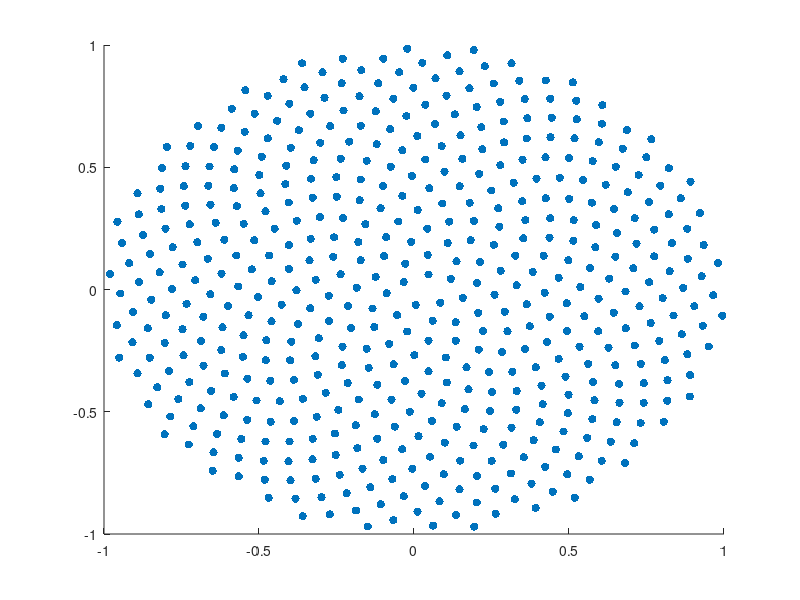

Write MATLAB code to recreate this figure. (Note: this script raises an error after producing the figure.)
%% Vogel spiral
num = 500;
theta_init = pi*(3-sqrt(5));
i = 1:num;
t = theta_init*i; 
r = sqrt(i/num);
x = r.*cos(t); 
y = r.*sin(t);
figure(1)
scatter(x, y, 'filled');

%% plate 10, row 4, col 1
x = -N/2:spacing:N/2;
    [px, py] = meshgrid(x, x);
    err = 0.1 * spacing;
    for i = 1:size(px, 2)
        px(:, i) = px(:,i) - err + (err*2)*rand(size(px, 1), 1);
    end
